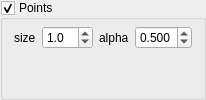
             <widget class="QGroupBox" name="groupbox_plot_points">
              <property name="title">
               <string>Points</string>
              </property>
              <property name="flat">
               <bool>false</bool>
              </property>
              <property name="checkable">
               <bool>true</bool>
              </property>
              <layout class="QVBoxLayout" name="verticalLayout_17">
               <property name="topMargin">
                <number>6</number>
               </property>
               <property name="bottomMargin">
                <number>6</number>
               </property>
               <item>
                <layout class="QHBoxLayout" name="horizontalLayout_5">
                 <item>
                  <layout class="QFormLayout" name="formLayout_18">
                   <property name="sizeConstraint">
                    <enum>QLayout::SetDefaultConstraint</enum>
                   </property>
                   <property name="fieldGrowthPolicy">
                    <enum>QFormLayout::ExpandingFieldsGrow</enum>
                   </property>
                   <property name="labelAlignment">
                    <set>Qt::AlignLeading|Qt::AlignLeft|Qt::AlignVCenter</set>
                   </property>
                   <property name="formAlignment">
                    <set>Qt::AlignLeading|Qt::AlignLeft|Qt::AlignTop</set>
                   </property>
                   <property name="verticalSpacing">
                    <number>0</number>
                   </property>
                   <item row="1" column="0">
                    <widget class="QLabel" name="label_55">
                     <property name="text">
                      <string>size</string>
                     </property>
                     <property name="textFormat">
                      <enum>Qt::AutoText</enum>
                     </property>
                    </widget>
                   </item>
                   <item row="1" column="1">
                    <widget class="QDoubleSpinBox" name="spinbox_plot_szPoint">
                     <property name="sizePolicy">
                      <sizepolicy hsizetype="MinimumExpanding" vsizetype="Fixed">
                       <horstretch>0</horstretch>
                       <verstretch>0</verstretch>
                      </sizepolicy>
                     </property>
                     <property name="minimumSize">
                      <size>
                       <width>0</width>
                       <height>0</height>
                      </size>
                     </property>
                     <property name="decimals">
                      <number>1</number>
                     </property>
                     <property name="minimum">
                      <double>0.100000000000000</double>
                     </property>
                     <property name="maximum">
                      <double>99.000000000000000</double>
                     </property>
                     <property name="singleStep">
                      <double>0.100000000000000</double>
                     </property>
                     <property name="value">
                      <double>1.000000000000000</double>
                     </property>
                    </widget>
                   </item>
                  </layout>
                 </item>
                 <item>
                  <layout class="QFormLayout" name="formLayout_22">
                   <property name="sizeConstraint">
                    <enum>QLayout::SetDefaultConstraint</enum>
                   </property>
                   <property name="fieldGrowthPolicy">
                    <enum>QFormLayout::ExpandingFieldsGrow</enum>
                   </property>
                   <property name="labelAlignment">
                    <set>Qt::AlignLeading|Qt::AlignLeft|Qt::AlignVCenter</set>
                   </property>
                   <property name="formAlignment">
                    <set>Qt::AlignLeading|Qt::AlignLeft|Qt::AlignTop</set>
                   </property>
                   <property name="verticalSpacing">
                    <number>0</number>
                   </property>
                   <item row="1" column="0">
                    <widget class="QLabel" name="label_56">
                     <property name="text">
                      <string>alpha</string>
                     </property>
                     <property name="textFormat">
                      <enum>Qt::AutoText</enum>
                     </property>
                    </widget>
                   </item>
                   <item row="1" column="1">
                    <widget class="QDoubleSpinBox" name="spinbox_plot_transpPoint">
                     <property name="sizePolicy">
                      <sizepolicy hsizetype="MinimumExpanding" vsizetype="Fixed">
                       <horstretch>0</horstretch>
                       <verstretch>0</verstretch>
                      </sizepolicy>
                     </property>
                     <property name="minimumSize">
                      <size>
                       <width>0</width>
                       <height>0</height>
                      </size>
                     </property>
                     <property name="decimals">
                      <number>3</number>
                     </property>
                     <property name="minimum">
                      <double>0.001000000000000</double>
                     </property>
                     <property name="maximum">
                      <double>1.000000000000000</double>
                     </property>
                     <property name="singleStep">
                      <double>0.100000000000000</double>
                     </property>
                     <property name="value">
                      <double>0.500000000000000</double>
                     </property>
                    </widget>
                   </item>
                  </layout>
                 </item>
                </layout>
               </item>
              </layout>
             </widget>
